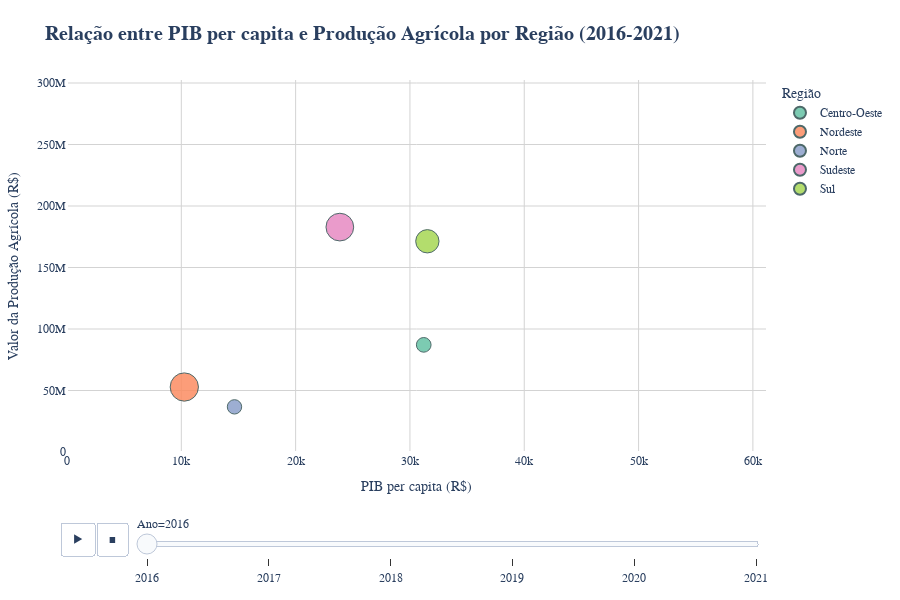

This figure's notebook cell:
### Markdown cell above
<a id="2"></a>
### 2 - Regiões com maior produção agrícola têm maior PIB per capita?

#### Não, necessariamente. Embora algumas regiões com alta produção agrícola também tenham PIB per capita elevado, isso não é uma regra geral. A análise mostra que a produção agrícola por si só não garante maior desenvolvimento econômico. O que realmente faz diferença é a capacidade de agregar valor à produção, por meio de industrialização, logística eficiente e diversificação econômica.

### Code cell
df_agricola = pd.read_csv('dataFrame/BrStatsAtualizada.csv', sep=';', low_memory=False)
df_pib_regioes = pd.read_csv('pib_per_capita/pib_per_capita_regioes.csv')  # Dados já agregados por região

# Converter colunas numéricas (tratando formato brasileiro)
if 'VlProducaoAgricola' in df_agricola.columns:
    df_agricola['VlProducaoAgricola'] = df_agricola['VlProducaoAgricola'].astype(str).str.replace('.', '').str.replace(',', '.').astype(float)

# Agregar produção agrícola por região e ano (soma)
df_agregado_regiao = df_agricola.groupby(['Ano', 'Regiao'])['VlProducaoAgricola'].sum().reset_index()

# Contar número de municípios por região/ano (para o tamanho dos pontos)
qtd_municipios = df_agricola.groupby(['Ano', 'Regiao'])['Municipio'].nunique().reset_index()
qtd_municipios.rename(columns={'Municipio': 'QtdMunicipios'}, inplace=True)

# Juntar todos os dados (usando a tabela de PIB por regiões)
df_final = pd.merge(df_agregado_regiao, df_pib_regioes, on=['Ano', 'Regiao'])
df_final = pd.merge(df_final, qtd_municipios, on=['Ano', 'Regiao'])

# Converter Ano para string para a animação
df_final['Ano'] = df_final['Ano'].astype(str)

# Criar o gráfico
fig = px.scatter(
    df_final,
    x='PIB_per_capita',  # Coluna da sua tabela de regiões
    y='VlProducaoAgricola',
    color='Regiao',
    size='QtdMunicipios',
    animation_frame='Ano',
    range_x=[0, df_final['PIB_per_capita'].max() * 1.1],
    range_y=[0, df_final['VlProducaoAgricola'].max() * 1.1],
    title='<b>Relação entre PIB per capita e Produção Agrícola por Região (2016-2021)</b>',
    labels={
        'PIB_per_capita': 'PIB per capita (R$)',
        'VlProducaoAgricola': 'Valor da Produção Agrícola (R$)',
        'QtdMunicipios': 'Nº de Municípios',
        'Regiao': 'Região'
    },
    hover_data=['Regiao', 'Ano'],
    height=600,
    color_discrete_sequence=px.colors.qualitative.Set2
)

fig.update_layout(
    font=dict(family="Arial", size=12),
    plot_bgcolor='white',
    paper_bgcolor='white',
    title_font_size=20,
    legend_title_text='Região',
    margin=dict(l=40, r=40, t=80, b=40),
    yaxis=dict(gridcolor='lightgrey'),
    xaxis=dict(gridcolor='lightgrey'),
    hovermode='closest'
)

fig.update_traces(
    marker=dict(opacity=0.85, line=dict(width=1, color='DarkSlateGrey'))
)

# Configurações da animação
fig.layout.updatemenus[0].buttons[0].args[1]['frame']['duration'] = 1000
fig.layout.updatemenus[0].buttons[0].args[1]['transition']['duration'] = 500

fig.show()

### Figure 1 — Plotly figure (JSON) as saved in the notebook; plotly's stock layout.template omitted (floating-point values rounded to 4 significant figures)
{"data": [{"customdata": [["Centro-Oeste", "2016"]], "hovertemplate": "Região=%{customdata[0]}<br>Ano=%{customdata[1]}<br>PIB per capita (R$)=%{x}<br>Valor da Produção Agrícola (R$)=%{y}<br>Nº de Municípios=%{marker.size}<extra></extra>", "legendgroup": "Centro-Oeste", "marker": {"color": "rgb(102,194,165)", "line": {"color": "DarkSlateGrey", "width": 1}, "opacity": 0.85, "size": [465], "sizemode": "area", "sizeref": 4.317, "symbol": "circle"}, "mode": "markers", "name": "Centro-Oeste", "orientation": "v", "showlegend": true, "type": "scatter", "x": [31210.0], "xaxis": "x", "y": [87120000.0], "yaxis": "y"}, {"customdata": [["Nordeste", "2016"]], "hovertemplate": "Região=%{customdata[0]}<br>Ano=%{customdata[1]}<br>PIB per capita (R$)=%{x}<br>Valor da Produção Agrícola (R$)=%{y}<br>Nº de Municípios=%{marker.size}<extra></extra>", "legendgroup": "Nordeste", "marker": {"color": "rgb(252,141,98)", "line": {"color": "DarkSlateGrey", "width": 1}, "opacity": 0.85, "size": [1727], "sizemode": "area", "sizeref": 4.317, "symbol": "circle"}, "mode": "markers", "name": "Nordeste", "orientation": "v", "showlegend": true, "type": "scatter", "x": [10260.0], "xaxis": "x", "y": [52830000.0], "yaxis": "y"}, {"customdata": [["Norte", "2016"]], "hovertemplate": "Região=%{customdata[0]}<br>Ano=%{customdata[1]}<br>PIB per capita (R$)=%{x}<br>Valor da Produção Agrícola (R$)=%{y}<br>Nº de Municípios=%{marker.size}<extra></extra>", "legendgroup": "Norte", "marker": {"color": "rgb(141,160,203)", "line": {"color": "DarkSlateGrey", "width": 1}, "opacity": 0.85, "size": [447], "sizemode": "area", "sizeref": 4.317, "symbol": "circle"}, "mode": "markers", "name": "Norte", "orientation": "v", "showlegend": true, "type": "scatter", "x": [14650.0], "xaxis": "x", "y": [36710000.0], "yaxis": "y"}, {"customdata": [["Sudeste", "2016"]], "hovertemplate": "Região=%{customdata[0]}<br>Ano=%{customdata[1]}<br>PIB per capita (R$)=%{x}<br>Valor da Produção Agrícola (R$)=%{y}<br>Nº de Municípios=%{marker.size}<extra></extra>", "legendgroup": "Sudeste", "marker": {"color": "rgb(231,138,195)", "line": {"color": "DarkSlateGrey", "width": 1}, "opacity": 0.85, "size": [1659], "sizemode": "area", "sizeref": 4.317, "symbol": "circle"}, "mode": "markers", "name": "Sudeste", "orientation": "v", "showlegend": true, "type": "scatter", "x": [23870.0], "xaxis": "x", "y": [182800000.0], "yaxis": "y"}, {"customdata": [["Sul", "2016"]], "hovertemplate": "Região=%{customdata[0]}<br>Ano=%{customdata[1]}<br>PIB per capita (R$)=%{x}<br>Valor da Produção Agrícola (R$)=%{y}<br>Nº de Municípios=%{marker.size}<extra></extra>", "legendgroup": "Sul", "marker": {"color": "rgb(166,216,84)", "line": {"color": "DarkSlateGrey", "width": 1}, "opacity": 0.85, "size": [1174], "sizemode": "area", "sizeref": 4.317, "symbol": "circle"}, "mode": "markers", "name": "Sul", "orientation": "v", "showlegend": true, "type": "scatter", "x": [31520.0], "xaxis": "x", "y": [171300000.0], "yaxis": "y"}], "layout": {"font": {"family": "Arial", "size": 12}, "height": 600, "hovermode": "closest", "legend": {"itemsizing": "constant", "title": {"text": "Região"}, "tracegroupgap": 0}, "margin": {"b": 40, "l": 40, "r": 40, "t": 80}, "paper_bgcolor": "white", "plot_bgcolor": "white", "sliders": [{"active": 0, "currentvalue": {"prefix": "Ano="}, "len": 0.9, "pad": {"b": 10, "t": 60}, "steps": [{"args": [["2016"], {"frame": {"duration": 0, "redraw": false}, "fromcurrent": true, "mode": "immediate", "transition": {"duration": 0, "easing": "linear"}}], "label": "2016", "method": "animate"}, {"args": [["2017"], {"frame": {"duration": 0, "redraw": false}, "fromcurrent": true, "mode": "immediate", "transition": {"duration": 0, "easing": "linear"}}], "label": "2017", "method": "animate"}, {"args": [["2018"], {"frame": {"duration": 0, "redraw": false}, "fromcurrent": true, "mode": "immediate", "transition": {"duration": 0, "easing": "linear"}}], "label": "2018", "method": "animate"}, {"args": [["2019"], {"frame": {"duration": 0, "redraw": false}, "fromcurrent": true, "mode": "immediate", "transition": {"duration": 0, "easing": "linear"}}], "label": "2019", "method": "animate"}, {"args": [["2020"], {"frame": {"duration": 0, "redraw": false}, "fromcurrent": true, "mode": "immediate", "transition": {"duration": 0, "easing": "linear"}}], "label": "2020", "method": "animate"}, {"args": [["2021"], {"frame": {"duration": 0, "redraw": false}, "fromcurrent": true, "mode": "immediate", "transition": {"duration": 0, "easing": "linear"}}], "label": "2021", "method": "animate"}], "x": 0.1, "xanchor": "left", "y": 0, "yanchor": "top"}], "title": {"font": {"size": 20}, "text": "<b>Relação entre PIB per capita e Produção Agrícola por Região (2016-2021)</b>"}, "updatemenus": [{"buttons": [{"args": [null, {"frame": {"duration": 1000, "redraw": false}, "fromcurrent": true, "mode": "immediate", "transition": {"duration": 500, "easing": "linear"}}], "label": "&#9654;", "method": "animate"}, {"args": [[null], {"frame": {"duration": 0, "redraw": false}, "fromcurrent": true, "mode": "immediate", "transition": {"duration": 0, "easing": "linear"}}], "label": "&#9724;", "method": "animate"}], "direction": "left", "pad": {"r": 10, "t": 70}, "showactive": false, "type": "buttons", "x": 0.1, "xanchor": "right", "y": 0, "yanchor": "top"}], "xaxis": {"anchor": "y", "domain": [0, 1], "gridcolor": "lightgrey", "range": [0, 61150.0], "title": {"text": "PIB per capita (R$)"}}, "yaxis": {"anchor": "x", "domain": [0, 1], "gridcolor": "lightgrey", "range": [0, 302400000.0], "title": {"text": "Valor da Produção Agrícola (R$)"}}}}
